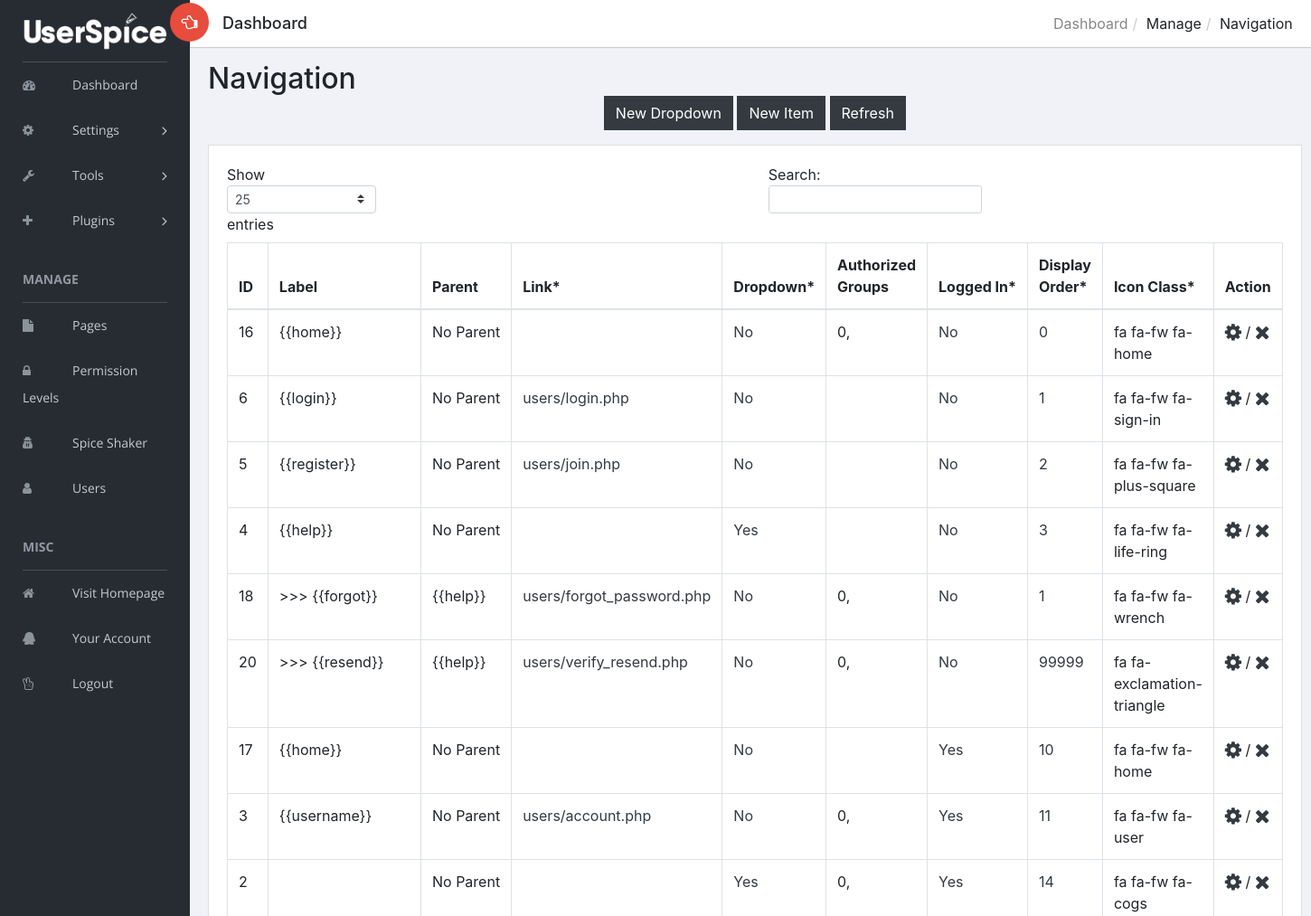
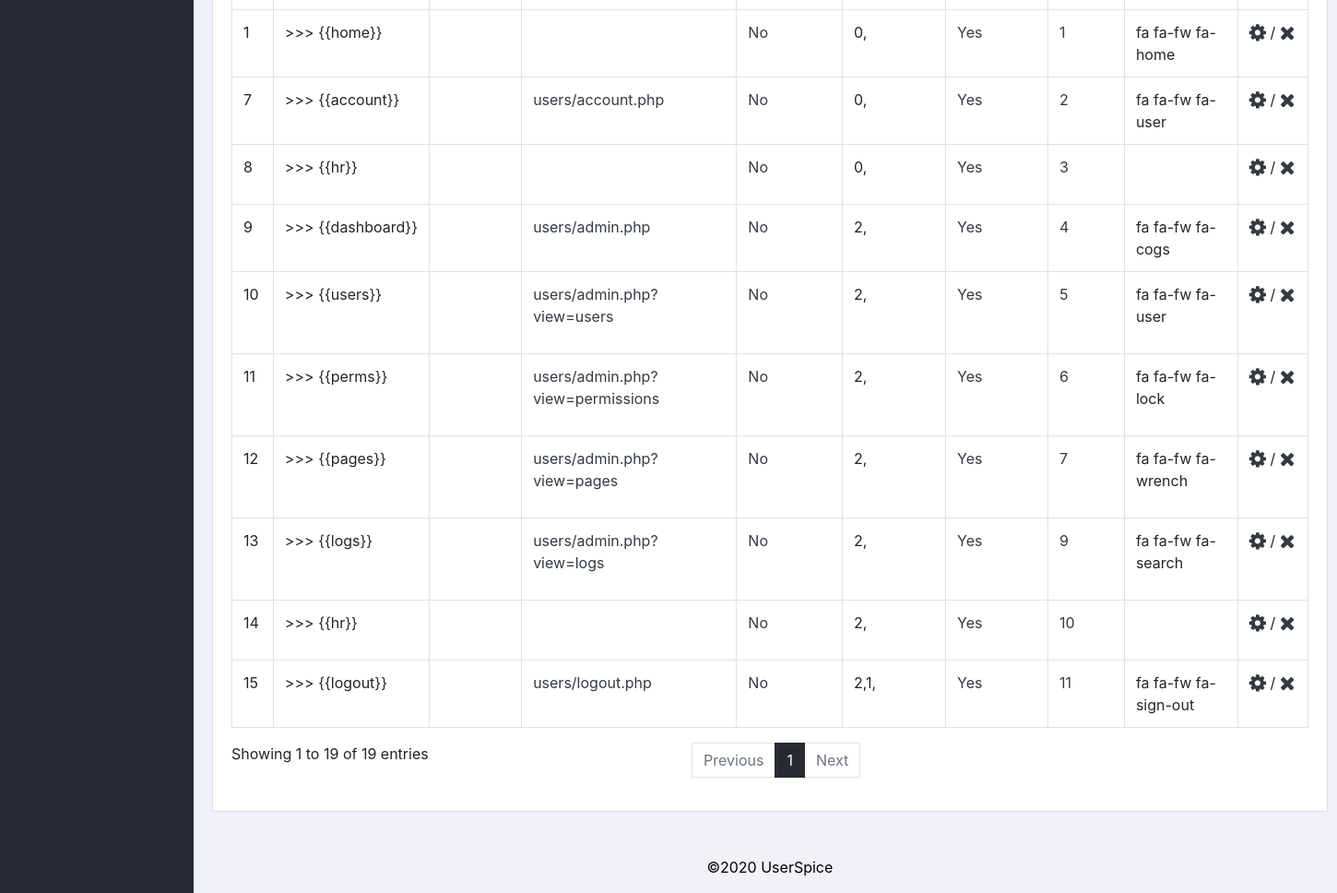
The page /admin/users/admin.php?view=nav (signed in) on the database its author committed (2 pictures, top to bottom).
### tables this page shows
CREATE TABLE `menus` (
  `id` int(10) NOT NULL AUTO_INCREMENT,
  `menu_title` varchar(255) NOT NULL,
  `parent` int(10) NOT NULL,
  `dropdown` int(1) NOT NULL,
  `logged_in` int(1) NOT NULL,
  `display_order` int(10) NOT NULL,
  `label` varchar(255) NOT NULL,
  `link` varchar(255) NOT NULL,
  `icon_class` varchar(255) NOT NULL,
  PRIMARY KEY (`id`)
);

CREATE TABLE `groups_menus` (
  `id` int(11) unsigned NOT NULL AUTO_INCREMENT,
  `group_id` int(11) unsigned NOT NULL,
  `menu_id` int(11) unsigned NOT NULL,
  PRIMARY KEY (`id`),
  KEY `group_id` (`group_id`),
  KEY `menu_id` (`menu_id`)
);

CREATE TABLE `settings` (
  `id` int(50) NOT NULL AUTO_INCREMENT,
  `recaptcha` int(1) NOT NULL DEFAULT '0',
  `force_ssl` int(1) NOT NULL,
  `css_sample` int(1) NOT NULL,
  `us_css1` varchar(255) NOT NULL,
  `us_css2` varchar(255) NOT NULL,
  `us_css3` varchar(255) NOT NULL,
  `site_name` varchar(100) NOT NULL,
  `language` varchar(255) NOT NULL,
  `track_guest` int(1) NOT NULL,
  `site_offline` int(1) NOT NULL,
  `force_pr` int(1) NOT NULL,
  `glogin` int(1) NOT NULL DEFAULT '0',
  `fblogin` int(1) NOT NULL,
  `gid` varchar(255) NOT NULL,
  `gsecret` varchar(255) NOT NULL,
  `gredirect` varchar(255) NOT NULL,
  `ghome` varchar(255) NOT NULL,
  `fbid` varchar(255) NOT NULL,
  `fbsecret` varchar(255) NOT NULL,
  `fbcallback` varchar(255) NOT NULL,
  `graph_ver` varchar(255) NOT NULL,
  `finalredir` varchar(255) NOT NULL,
  `req_cap` int(1) NOT NULL,
  `req_num` int(1) NOT NULL,
  `min_pw` int(2) NOT NULL,
  `max_pw` int(3) NOT NULL,
  `min_un` int(2) NOT NULL,
  `max_un` int(3) NOT NULL,
  `messaging` int(1) NOT NULL,
  `snooping` int(1) NOT NULL,
  `echouser` int(11) NOT NULL,
  `wys` int(1) NOT NULL,
  `change_un` int(1) NOT NULL,
  `backup_dest` varchar(255) NOT NULL,
  `backup_source` varchar(255) NOT NULL,
  `backup_table` varchar(255) NOT NULL,
  `msg_notification` int(1) NOT NULL,
  `permission_restriction` int(1) NOT NULL,
  `auto_assign_un` int(1) NOT NULL,
  `page_permission_restriction` int(1) NOT NULL,
  `msg_blocked_users` int(1) NOT NULL,
  `msg_default_to` int(1) NOT NULL,
  `notifications` int(1) NOT NULL,
  `notif_daylimit` int(3) NOT NULL,
  `recap_public` varchar(100) NOT NULL,
  `recap_private` varchar(100) NOT NULL,
  `page_default_private` int(1) NOT NULL,
  `navigation_type` tinyint(1) NOT NULL,
  `copyright` varchar(255) NOT NULL,
  `custom_settings` int(1) NOT NULL,
  `system_announcement` varchar(255) NOT NULL,
  `twofa` int(1) DEFAULT '0',
  `force_notif` tinyint(1) DEFAULT NULL,
  `cron_ip` varchar(255) DEFAULT NULL,
  `registration` tinyint(1) DEFAULT NULL,
  `join_vericode_expiry` int(9) unsigned NOT NULL,
  `reset_vericode_expiry` int(9) unsigned NOT NULL,
  `admin_verify` tinyint(1) NOT NULL,
  `admin_verify_timeout` int(9) NOT NULL,
  `session_manager` tinyint(1) NOT NULL,
  `template` varchar(255) DEFAULT 'standard',
  `saas` tinyint(1) DEFAULT NULL,
  `redirect_uri_after_login` text,
  `show_tos` tinyint(1) DEFAULT '1',
  `default_language` varchar(11) DEFAULT NULL,
  `allow_language` tinyint(1) DEFAULT NULL,
  `spice_api` varchar(75) DEFAULT NULL,
  `announce` datetime DEFAULT NULL,
  `bleeding_edge` tinyint(1) DEFAULT '0',
  `err_time` int(11) DEFAULT '15',
  `container_open_class` varchar(255) DEFAULT 'container-fluid',
  PRIMARY KEY (`id`)
);

### admin/users/admin.php (the view, shortened to what the rows shown need)
<?php
require_once '../users/init.php';
$db = DB::getInstance();
$settings = $db->query('SELECT * FROM settings')->first();
?>
<?php $view = Input::get('view'); ?>
<?php require_once $abs_us_root.$us_url_root.'users/views/_admin_menu.php';
?>
<div id="right-panel" class="right-panel">
  <?php require_once $abs_us_root.$us_url_root.'users/views/_admin_header.php'; ?>
  <?php
  function usView($file)
  {
      global $abs_us_root;
      global $us_url_root;
      if (checkAccess('page', $file)) {
          if (file_exists($abs_us_root.$us_url_root.'usersc/includes/admin/'.$file)) {
              $path = $abs_us_root.$us_url_root.'usersc/includes/admin/'.$file;
          } elseif (file_exists($abs_us_root.$us_url_root.'users/views/'.$file)) {
              $path = $abs_us_root.$us_url_root.'users/views/'.$file;
          } else {
              $path = $abs_us_root.$us_url_root.'users/views/_admin_dashboard.php';
          }
          return $path;
      } else {
          $path = $abs_us_root.$us_url_root.'users/views/_admin_dashboard.php';
          return $path;
      }
  }
  function checkAccess($key, $value)
  {
      global $db, $user, $master_account;
      if (in_array($user->data()->id, $master_account) || hasPerm([2], $user->data()->id)) {
          return true;
      }
  }
  switch ($view) {
    case 'nav':
    $path = usView('_admin_nav.php');
    include $path;
    break;
    }
    ?>
    <p align="center">
      <font color='black'><br>&copy;<?=date('Y '); ?><?=$settings->copyright; ?></font>
    </p>
  </div>
</div>
</body>
</html>

### admin/users/views/_admin_nav.php (shortened to what the rows shown need)
</div>
</header>
<?php
$menu_title="main";
$menu_item_results = $db->query("SELECT * FROM menus WHERE menu_title=? ORDER BY display_order",[$menu_title]);
$indentedMenuItems=prepareIndentedMenuTree($menu_item_results->results(true));
$menu_items_array=$indentedMenuItems;
$menu_items=[];
foreach ($menu_items_array as $menu_item) {
  $menu_items[]=(object)$menu_item;
}
$parent_results = $db->query("SELECT * FROM menus WHERE menu_title=? AND dropdown=1",[$menu_title]);
$parents = $parent_results->results();
$parentsSelect[-1]='No Parent';
foreach ($parents as $parent) {
  $parentsSelect[$parent->id]=$parent->label;
}
?>
<div class="content mt-3">
  <h2>Navigation</h2>
  <div class="card">
    <div class="card-body">
      <div class="row">
        <div class="col-md-12">
          <table class="table table-bordered table-hover table-condensed" id="navTable">
            <thead><tr><th>ID</th><th>Label</th><th>Parent</th><th>Link*</th><th>Dropdown*</th><th>Authorized Groups</th><th class="text-nowrap">Logged In*</th><th>Display Order*</th><th>Icon Class*</th><th>Action</th></tr></thead>
            <tbody>
              <?php
              foreach ($menu_items as $item) {
                ?>
                <tr>
                  <td><?=$item->id?></td>
                  <td class="text-nowrap"><?=(($item->indent) ? '>>> ' : '').$item->label?></td>
                  <td class="text-nowrap"><?=$parentsSelect[$item->parent]?></td>
                  <td><p class="oce text-dark" data-id="<?=$item->id?>" data-field="link" data-input="input"><?=$item->link?></p></td>
                  <td><p class="oce text-dark" data-id="<?=$item->id?>" data-field="dropdown" data-input="select"><?=($item->dropdown) ? 'Yes' : 'No';?></p></td>
                  <td>
                    <?php
                    foreach (fetchGroupsByMenu($item->id) as $g) {
                      echo $g->group_id.",";
                    }
                    ?>
                  </td>
                  <td><p class="oce text-dark" data-id="<?=$item->id?>" data-field="logged_in" data-input="select"><?=($item->logged_in) ? 'Yes' : 'No';?></p></td>
                  <td><p class="oce text-dark" data-id="<?=$item->id?>" data-field="display_order" data-input="input"><?=$item->display_order?></p</td>
                    <td><?=$item->icon_class?></td>
                    <td>
                      <a class="text-dark" href="admin.php?view=nav_item&id=<?=$item->id?>&action=edit"><span class="fa fa-cog fa-lg"></span></a> /
                      <a class="text-dark" href="admin.php?view=nav&id=<?=$item->id?>&action=delete"><span class="fa fa-remove fa-lg"></span></a></td>
                    </tr>
                    <?php
                  }
                  ?>
                </tbody>
              </table>
            </div>
          </div>
        </div>
      </div>

### rows shown on the page
menus: id "16", label "{{home}}", parent "No Parent", dropdown "No", logged_in "No", display_order "0", icon_class "fa fa-fw fa-home"
groups_menus: group "0"
menus: id "6", label "{{login}}", parent "No Parent", link "users/login.php", dropdown "No", logged_in "No", display_order "1", icon_class "fa fa-fw fa-sign-in"
menus: id "5", label "{{register}}", parent "No Parent", link "users/join.php", dropdown "No", logged_in "No", display_order "2", icon_class "fa fa-fw fa-plus-square"
menus: id "4", label "{{help}}", parent "No Parent", dropdown "Yes", logged_in "No", display_order "3", icon_class "fa fa-fw fa-life-ring"
menus: id "18", label "{{forgot}}", parent "{{help}}", link "users/forgot_password.php", dropdown "No", logged_in "No", display_order "1", icon_class "fa fa-fw fa-wrench"
groups_menus: group "0"
menus: id "20", label "{{resend}}", parent "{{help}}", link "users/verify_resend.php", dropdown "No", logged_in "No", display_order "99999", icon_class "fa fa-exclamation-triangle"
groups_menus: group "0"
menus: id "17", label "{{home}}", parent "No Parent", dropdown "No", logged_in "Yes", display_order "10", icon_class "fa fa-fw fa-home"
menus: id "3", label "{{username}}", parent "No Parent", link "users/account.php", dropdown "No", logged_in "Yes", display_order "11", icon_class "fa fa-fw fa-user"
groups_menus: group "0"
menus: id "2", parent "No Parent", dropdown "Yes", logged_in "Yes", display_order "14", icon_class "fa fa-fw fa-cogs"
groups_menus: group "0"
menus: id "1", label "{{home}}", dropdown "No", logged_in "Yes", display_order "1", icon_class "fa fa-fw fa-home"
groups_menus: group "0"
menus: id "7", label "{{account}}", link "users/account.php", dropdown "No", logged_in "Yes", display_order "2", icon_class "fa fa-fw fa-user"
groups_menus: group "0"
menus: id "8", label "{{hr}}", dropdown "No", logged_in "Yes", display_order "3"
groups_menus: group "0"
menus: id "9", label "{{dashboard}}", link "users/admin.php", dropdown "No", logged_in "Yes", display_order "4", icon_class "fa fa-fw fa-cogs"
groups_menus: group "2"
menus: id "10", label "{{users}}", link "users/admin.php?view=users", dropdown "No", logged_in "Yes", display_order "5", icon_class "fa fa-fw fa-user"
groups_menus: group "2"
menus: id "11", label "{{perms}}", link "users/admin.php?view=permissions", dropdown "No", logged_in "Yes", display_order "6", icon_class "fa fa-fw fa-lock"
groups_menus: group "2"
menus: id "12", label "{{pages}}", link "users/admin.php?view=pages", dropdown "No", logged_in "Yes", display_order "7", icon_class "fa fa-fw fa-wrench"
groups_menus: group "2"
menus: id "13", label "{{logs}}", link "users/admin.php?view=logs", dropdown "No", logged_in "Yes", display_order "9", icon_class "fa fa-fw fa-search"
groups_menus: group "2"
menus: id "14", label "{{hr}}", dropdown "No", logged_in "Yes", display_order "10"
groups_menus: group "2"
menus: id "15", label "{{logout}}", link "users/logout.php", dropdown "No", logged_in "Yes", display_order "11", icon_class "fa fa-fw fa-sign-out"
groups_menus: group "2"
groups_menus: group "1"
settings: copyright "UserSpice"

### other values the page prints
lang("BE_DASH") "Dashboard"
lang("BE_SETTINGS") "Settings"
lang("BE_TOOLS") "Tools"
